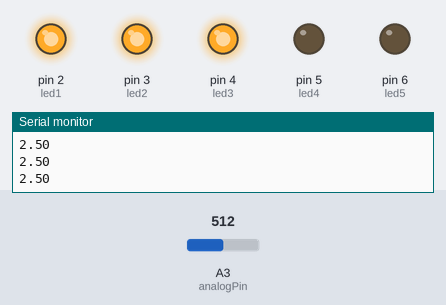
Recording of a sketch running on a simulated Arduino Uno, built with avr-gcc and run on an emulated ATmega328P. Shown: output pins drawn as LEDs (lit = HIGH), the last lines printed to the serial monitor. The test bench sets the inputs (shaded band); at power-on: A3 (analogPin) = 512.

Above: at 1.2 s.
1.3 s: A3 (analogPin) set to 603
2.8 s: A3 (analogPin) set to 628
At 4.0 s:
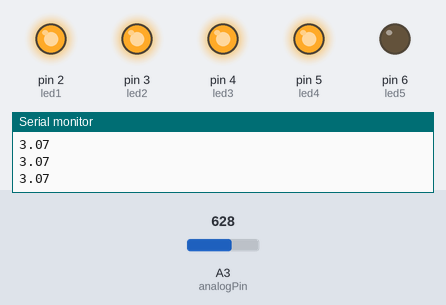
4.3 s: A3 (analogPin) set to 810
5.8 s: A3 (analogPin) set to 834
At 6.4 s:
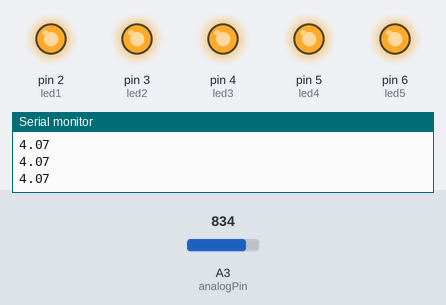
Timing chart, 0 to 8.3 s (numbered marks = the images above; inputs shaded):
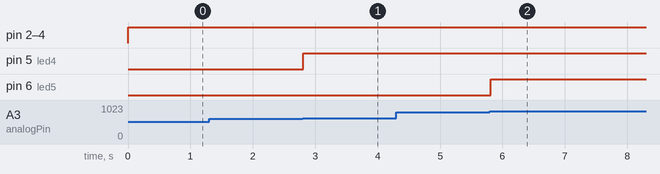

The sketch:

Voltmeter_Nicholas_Osei.ino
```cpp
const int led1 = 2;
const int led2 = 3;
const int led3=4;
const int led4=5;
const int led5=6;
int analogPin = A3;
double val = 0;
void setup() {
  // put your setup code here, to run once:
  pinMode(led1,OUTPUT);
  pinMode(led2,OUTPUT);
  pinMode(led3,OUTPUT);
  pinMode(led4,OUTPUT);
  pinMode(led5,OUTPUT);
  pinMode(analogPin,INPUT);
  digitalWrite(analogPin, HIGH);
  Serial.begin(9600);


}

void loop() {
  // put your main code here, to run repeatedly:
  val = analogRead(analogPin)* (5.0/1024.0) ;
  Serial.println(val);
  if (val >= 0 && val < 1)
  {
      // turn LED on:
    digitalWrite(led1, HIGH);
  }
  else if (val >= 1 && val < 2)
  {
    // turn LED on:
    digitalWrite(led1, HIGH);
    digitalWrite(led2, HIGH);

  }
  else if (val >= 2 && val < 3)
  {
    // turn LED on:
    digitalWrite(led1, HIGH);
    digitalWrite(led2, HIGH);
    digitalWrite(led3, HIGH);
  }
  else if (val >= 3 && val < 4)
  {
    // turn LED on:
    digitalWrite(led1, HIGH);
    digitalWrite(led2, HIGH);
    digitalWrite(led3, HIGH);
    digitalWrite(led4, HIGH);

  }
  else if (val > 4 )
  {
    // turn LED on:
    digitalWrite(led1, HIGH);
    digitalWrite(led2, HIGH);
    digitalWrite(led3, HIGH);
    digitalWrite(led4, HIGH);
    digitalWrite(led5, HIGH);
   }

}
```

Measured:
- the behaviour switches between 614 and 615 on A3 (analogPin) (found by bisection; images 0 and 1)
- the behaviour switches between 819 and 820 on A3 (analogPin) (found by bisection; images 1 and 2)
- after the input at 2.8 s, pin 5 (led4): LOW → HIGH at once
- after the input at 5.8 s, pin 6 (led5): LOW → HIGH at once
